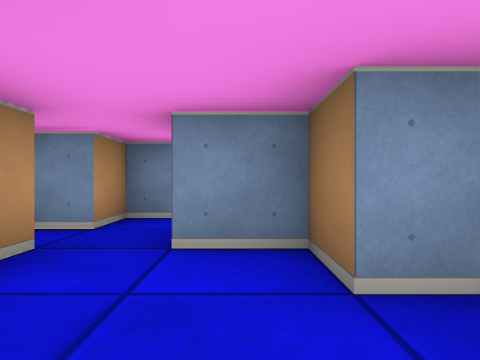
view 1 (above)

16 first-person views from a walk through a cub3D maze. The camera is about half as high as the walls, looks level and sees 70° across. The floor is counted in squares. Each view is taken from the middle of a square. On the plan, view 1 faces up. The plan holds only what a view shows up to about 9 squares ahead; the rest is blank. The place goes on beyond the plan.

view 2
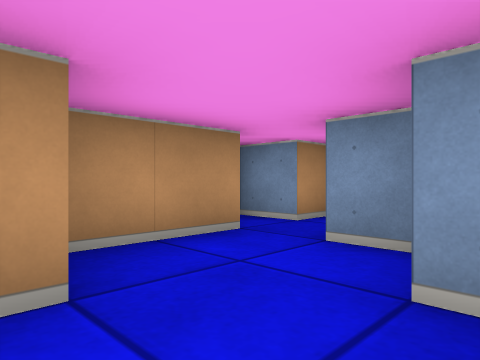

view 3
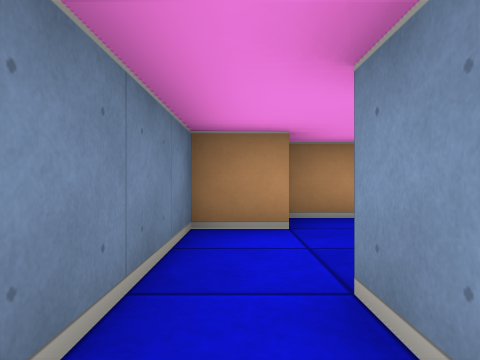

view 4
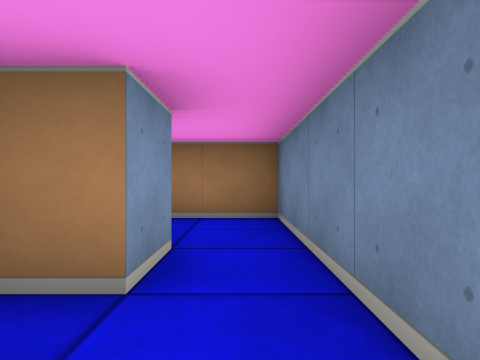

view 5
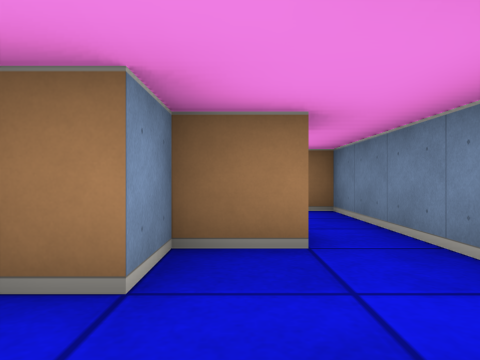

view 6
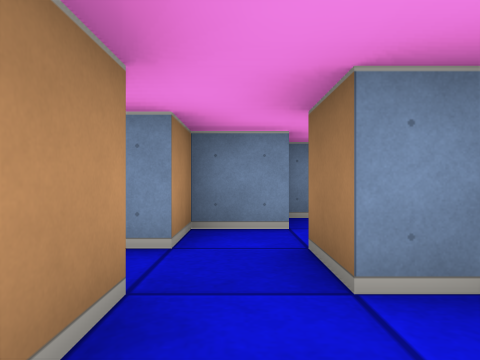

view 7
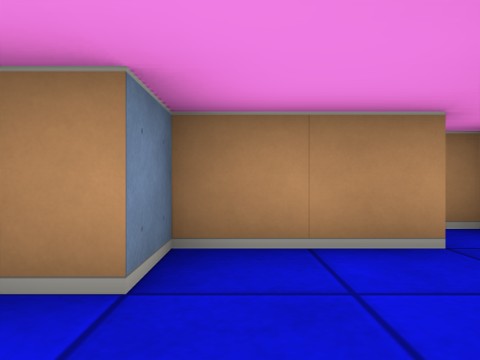

view 8
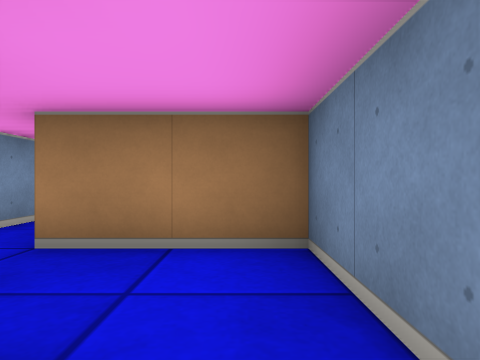

view 9
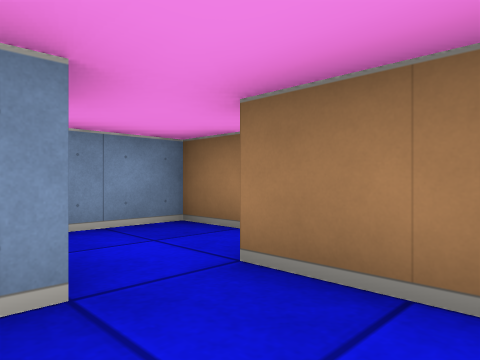

view 10
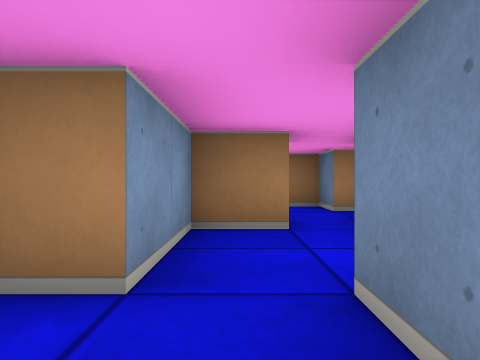

view 11
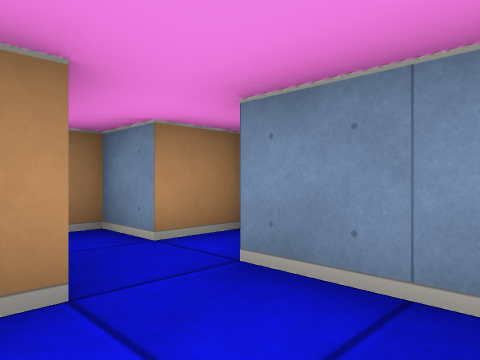

view 12
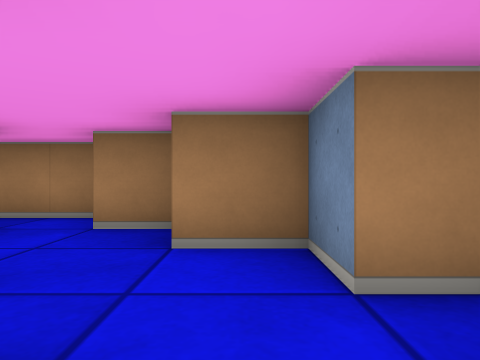

view 13
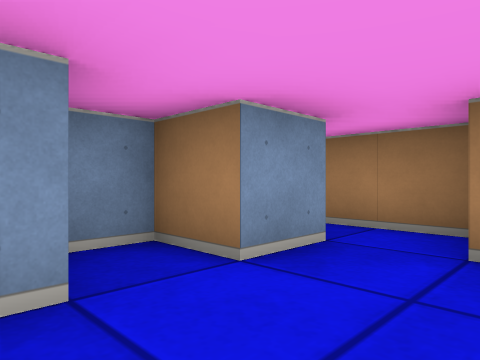

view 14
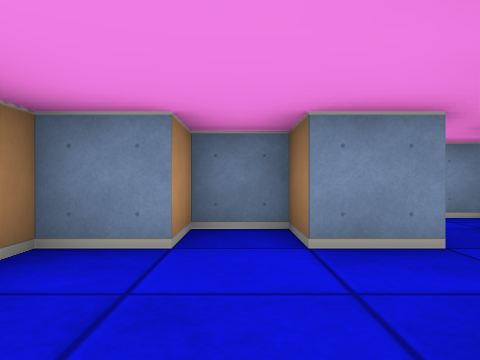

view 15
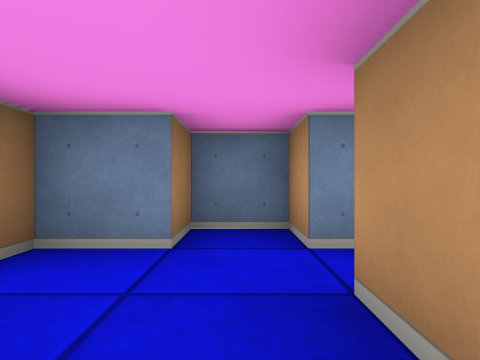

view 16
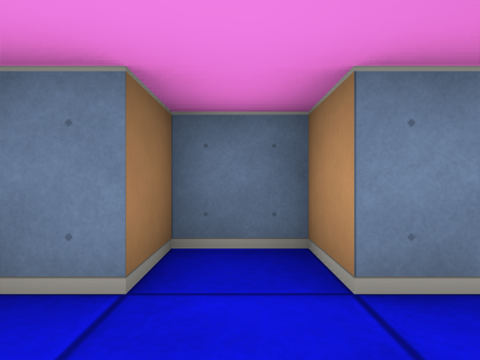

### Floor plan
Ten units are one square. View 1 is at (0, 0); x grows to the right and y downward. Boxes are objects, and circles mark ways between rooms. Rooms are numbered by the first view taken in them; rooms with no view inside come last. Other rooms are left out.
<svg viewBox="-20 -60 130 70">
<path fill="none" stroke="#000" d="M25 -5 15 -5 15 -15 5 -15 5 -25 -5 -25M-15 -15 -15 -5 -5 -5 -5 5 45 5 45 -5M26 -25 35 -25M25 -45 25 -35 15 -35M59 -15 65 -15M45 -5 45 -15M65 -25 55 -25 55 -35 35 -35 35 -41M95 -26 95 -35M75 -45 65 -45 65 -25M65 -15 65 -5 75 -5 75 -15 85 -15 85 -25M95 -45 85 -45M85 -55 75 -55M105 -36 105 -52"/>
<circle cx="40" cy="-10" r="3" fill="#2a7"/>
<circle cx="70" cy="-20" r="3" fill="#2a7"/>
<text x="10" y="-10">1</text>
<text x="40" y="-30">2</text>
<text x="80" y="-30">3</text>
</svg>
Room 1 opens to room 2. Room 2 opens to room 3.

Where each view was taken, in squares from view 1:
view 1: 0 up, 0 right, facing up
view 2: 0 up, 1 right, facing up-left
view 3: 0 up, 3 right, facing left
view 4: 0 up, 0 right, facing right
view 5: 1 up, 1 left, facing right
view 6: 1 up, 1 left, facing up
view 7: 1 up, 1 right, facing left
view 8: 0 up, 2 right, facing right
view 9: 0 up, 3 right, facing up-right
view 10: 3 up, 2 right, facing right
view 11: 2 up, 5 right, facing up-left
view 12: 2 up, 6 right, facing right
view 13: 3 up, 7 right, facing up-right
view 14: 2 up, 8 right, facing up
view 15: 4 up, 7 right, facing down
view 16: 3 up, 7 right, facing down
